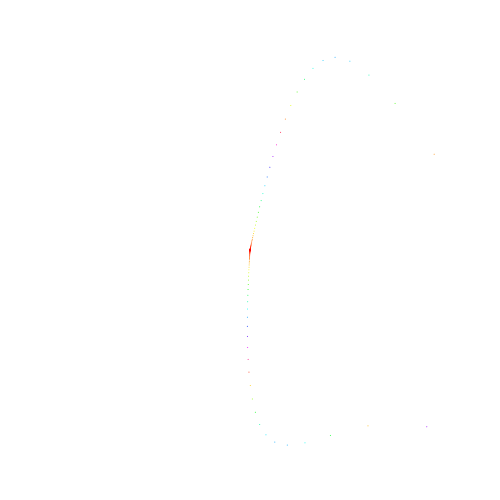
Frame 1 (no input)
Frame 60 (the mouse pressed at the canvas centre just before this capture): identical to frame 1, image omitted
Frame 120 (the mouse held since frame 60 and released just before this capture): blank canvas, image omitted

The Processing sketch that drew this single still picture (run headless with seeded random() and noise(); from frame 60 on, the mouse is pressed at the canvas centre):

// Processing sketch: HenonPhaseDiagram
// ── HenonPhaseDiagram.pde
float x, y;
float a, b;
void setup() {
  size(500, 500);
  x=0;
  y=0;
  a=1.4;
  b=0.3;
  background(255);
  pixelDensity(2);
}
void mouseDragged(){
  background(255);
  x=0;
  y=0;
  a=map(mouseX,0,width,-2,2);
  b=map(mouseY,0,height,-1,1);
  for (int i=0;i<1000;i++) {
    float newX=1-a*x*x+y;
    float newY=b*x;
    float d=dist(x,y,newX,newY);
    x=newX;
    y=newY;
    colorMode(HSB,100);
    fill((d*100)%100,100,100);
    colorMode(RGB,255);
    ellipse(x*width/2+width/2, y*height/2+height/2, 1, 1);
  }
}
void draw() {
  background(255);
  fill(0);
  noStroke();
  a=radians(map(mouseX,0,width,-15,15));
  x=1;
  y=0;
  for (int i=0;i<10000;i++) {
    float newX=x*cos(a)-(y-x*x)*sin(a);
    float newY=x*sin(a)-(y-x*x)*cos(a);
    float d=dist(x,y,newX,newY);
    x=newX;
    y=newY;
    colorMode(HSB,100);
    fill((d*100)%100,100,100);
    colorMode(RGB,255);
    ellipse(x*width/2+width/2, y*height/2+height/2, 1, 1);
  }
}
